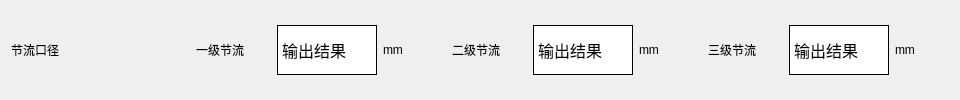
                      <widget class="QFrame" name="frame_166">
                       <property name="sizePolicy">
                        <sizepolicy hsizetype="Expanding" vsizetype="Preferred">
                         <horstretch>0</horstretch>
                         <verstretch>0</verstretch>
                        </sizepolicy>
                       </property>
                       <property name="minimumSize">
                        <size>
                         <width>900</width>
                         <height>75</height>
                        </size>
                       </property>
                       <property name="maximumSize">
                        <size>
                         <width>16777215</width>
                         <height>16777215</height>
                        </size>
                       </property>
                       <property name="styleSheet">
                        <string notr="true">border:0px</string>
                       </property>
                       <property name="frameShape">
                        <enum>QFrame::StyledPanel</enum>
                       </property>
                       <property name="frameShadow">
                        <enum>QFrame::Raised</enum>
                       </property>
                       <layout class="QHBoxLayout" name="horizontalLayout_150">
                        <property name="sizeConstraint">
                         <enum>QLayout::SetDefaultConstraint</enum>
                        </property>
                        <item>
                         <widget class="QLabel" name="label_197">
                          <property name="minimumSize">
                           <size>
                            <width>170</width>
                            <height>0</height>
                           </size>
                          </property>
                          <property name="maximumSize">
                           <size>
                            <width>150</width>
                            <height>16777215</height>
                           </size>
                          </property>
                          <property name="styleSheet">
                           <string notr="true">font: 20pt &quot;黑体&quot;; </string>
                          </property>
                          <property name="text">
                           <string>节流口径</string>
                          </property>
                         </widget>
                        </item>
                        <item>
                         <widget class="QFrame" name="frame_167">
                          <property name="sizePolicy">
                           <sizepolicy hsizetype="Expanding" vsizetype="Expanding">
                            <horstretch>0</horstretch>
                            <verstretch>0</verstretch>
                           </sizepolicy>
                          </property>
                          <property name="minimumSize">
                           <size>
                            <width>250</width>
                            <height>0</height>
                           </size>
                          </property>
                          <property name="styleSheet">
                           <string notr="true">#frame_167{
	border-radius:13px;

}</string>
                          </property>
                          <property name="frameShape">
                           <enum>QFrame::StyledPanel</enum>
                          </property>
                          <property name="frameShadow">
                           <enum>QFrame::Raised</enum>
                          </property>
                          <layout class="QHBoxLayout" name="horizontalLayout_151">
                           <property name="topMargin">
                            <number>4</number>
                           </property>
                           <property name="bottomMargin">
                            <number>4</number>
                           </property>
                           <item>
                            <widget class="QLabel" name="label_198">
                             <property name="sizePolicy">
                              <sizepolicy hsizetype="Preferred" vsizetype="Preferred">
                               <horstretch>0</horstretch>
                               <verstretch>0</verstretch>
                              </sizepolicy>
                             </property>
                             <property name="maximumSize">
                              <size>
                               <width>16777215</width>
                               <height>16777215</height>
                              </size>
                             </property>
                             <property name="styleSheet">
                              <string notr="true">font: 14pt &quot;黑体&quot;;</string>
                             </property>
                             <property name="text">
                              <string>一级节流</string>
                             </property>
                            </widget>
                           </item>
                           <item>
                            <widget class="QLabel" name="d_label_3">
                             <property name="minimumSize">
                              <size>
                               <width>100</width>
                               <height>45</height>
                              </size>
                             </property>
                             <property name="maximumSize">
                              <size>
                               <width>16777215</width>
                               <height>50</height>
                              </size>
                             </property>
                             <property name="font">
                              <font>
                               <family>宋体</family>
                               <pointsize>12</pointsize>
                               <weight>9</weight>
                               <italic>false</italic>
                               <bold>false</bold>
                              </font>
                             </property>
                             <property name="mouseTracking">
                              <bool>true</bool>
                             </property>
                             <property name="acceptDrops">
                              <bool>false</bool>
                             </property>
                             <property name="styleSheet">
                              <string notr="true">font: 75 12pt &quot;宋体&quot;;
border-bottom: 1px solid rgb(0,0,0);

border:1px inset;
background-color: rgb(255, 255, 255);</string>
                             </property>
                             <property name="text">
                              <string>输出结果</string>
                             </property>
                            </widget>
                           </item>
                           <item>
                            <widget class="QLabel" name="label_199">
                             <property name="maximumSize">
                              <size>
                               <width>45</width>
                               <height>16777215</height>
                              </size>
                             </property>
                             <property name="styleSheet">
                              <string notr="true">
font: 12pt &quot;Times New Roman&quot;;</string>
                             </property>
                             <property name="text">
                              <string>mm</string>
                             </property>
                            </widget>
                           </item>
                          </layout>
                         </widget>
                        </item>
                        <item>
                         <widget class="QFrame" name="frame_168">
                          <property name="sizePolicy">
                           <sizepolicy hsizetype="Expanding" vsizetype="Expanding">
                            <horstretch>0</horstretch>
                            <verstretch>0</verstretch>
                           </sizepolicy>
                          </property>
                          <property name="minimumSize">
                           <size>
                            <width>250</width>
                            <height>0</height>
                           </size>
                          </property>
                          <property name="styleSheet">
                           <string notr="true">#frame_168{
	border-radius:13px;

}</string>
                          </property>
                          <property name="frameShape">
                           <enum>QFrame::StyledPanel</enum>
                          </property>
                          <property name="frameShadow">
                           <enum>QFrame::Raised</enum>
                          </property>
                          <layout class="QHBoxLayout" name="horizontalLayout_152">
                           <property name="spacing">
                            <number>6</number>
                           </property>
                           <property name="topMargin">
                            <number>4</number>
                           </property>
                           <property name="rightMargin">
                            <number>9</number>
                           </property>
                           <property name="bottomMargin">
                            <number>4</number>
                           </property>
                           <item>
                            <widget class="QLabel" name="label_200">
                             <property name="sizePolicy">
                              <sizepolicy hsizetype="Preferred" vsizetype="Preferred">
                               <horstretch>0</horstretch>
                               <verstretch>0</verstretch>
                              </sizepolicy>
                             </property>
                             <property name="maximumSize">
                              <size>
                               <width>16777215</width>
                               <height>16777215</height>
                              </size>
                             </property>
                             <property name="styleSheet">
                              <string notr="true">font: 14pt &quot;黑体&quot;;</string>
                             </property>
                             <property name="text">
                              <string>二级节流</string>
                             </property>
                            </widget>
                           </item>
                           <item>
                            <widget class="QLabel" name="dd_label_3">
                             <property name="minimumSize">
                              <size>
                               <width>100</width>
                               <height>45</height>
                              </size>
                             </property>
                             <property name="maximumSize">
                              <size>
                               <width>16777215</width>
                               <height>50</height>
                              </size>
                             </property>
                             <property name="font">
                              <font>
                               <family>宋体</family>
                               <pointsize>12</pointsize>
                               <weight>9</weight>
                               <italic>false</italic>
                               <bold>false</bold>
                              </font>
                             </property>
                             <property name="styleSheet">
                              <string notr="true">font: 75 12pt &quot;宋体&quot;;
border-bottom: 1px solid rgb(0,0,0);

border:1px inset;
background-color: rgb(255, 255, 255);</string>
                             </property>
                             <property name="text">
                              <string>输出结果</string>
                             </property>
                            </widget>
                           </item>
                           <item>
                            <widget class="QLabel" name="label_201">
                             <property name="maximumSize">
                              <size>
                               <width>45</width>
                               <height>16777215</height>
                              </size>
                             </property>
                             <property name="styleSheet">
                              <string notr="true">font: 12pt &quot;Times New Roman&quot;;</string>
                             </property>
                             <property name="text">
                              <string>mm</string>
                             </property>
                            </widget>
                           </item>
                          </layout>
                         </widget>
                        </item>
                        <item>
                         <widget class="QFrame" name="frame_169">
                          <property name="sizePolicy">
                           <sizepolicy hsizetype="Expanding" vsizetype="Expanding">
                            <horstretch>0</horstretch>
                            <verstretch>0</verstretch>
                           </sizepolicy>
                          </property>
                          <property name="minimumSize">
                           <size>
                            <width>250</width>
                            <height>0</height>
                           </size>
                          </property>
                          <property name="styleSheet">
                           <string notr="true">#frame_169{
	border-radius:13px;

}</string>
                          </property>
                          <property name="frameShape">
                           <enum>QFrame::StyledPanel</enum>
                          </property>
                          <property name="frameShadow">
                           <enum>QFrame::Raised</enum>
                          </property>
                          <layout class="QHBoxLayout" name="horizontalLayout_153">
                           <property name="spacing">
                            <number>6</number>
                           </property>
                           <property name="topMargin">
                            <number>4</number>
                           </property>
                           <property name="rightMargin">
                            <number>9</number>
                           </property>
                           <property name="bottomMargin">
                            <number>4</number>
                           </property>
                           <item>
                            <widget class="QLabel" name="label_202">
                             <property name="sizePolicy">
                              <sizepolicy hsizetype="Preferred" vsizetype="Preferred">
                               <horstretch>0</horstretch>
                               <verstretch>0</verstretch>
                              </sizepolicy>
                             </property>
                             <property name="maximumSize">
                              <size>
                               <width>16777215</width>
                               <height>16777215</height>
                              </size>
                             </property>
                             <property name="styleSheet">
                              <string notr="true">font: 14pt &quot;黑体&quot;;</string>
                             </property>
                             <property name="text">
                              <string>三级节流</string>
                             </property>
                            </widget>
                           </item>
                           <item>
                            <widget class="QLabel" name="ddd_label_3">
                             <property name="sizePolicy">
                              <sizepolicy hsizetype="Preferred" vsizetype="Preferred">
                               <horstretch>0</horstretch>
                               <verstretch>0</verstretch>
                              </sizepolicy>
                             </property>
                             <property name="minimumSize">
                              <size>
                               <width>100</width>
                               <height>45</height>
                              </size>
                             </property>
                             <property name="maximumSize">
                              <size>
                               <width>16777215</width>
                               <height>50</height>
                              </size>
                             </property>
                             <property name="font">
                              <font>
                               <family>宋体</family>
                               <pointsize>12</pointsize>
                               <weight>9</weight>
                               <italic>false</italic>
                               <bold>false</bold>
                              </font>
                             </property>
                             <property name="autoFillBackground">
                              <bool>false</bool>
                             </property>
                             <property name="styleSheet">
                              <string notr="true">font: 75 12pt &quot;宋体&quot;;
border-bottom: 1px solid rgb(0,0,0);

border:1px inset;
background-color: rgb(255, 255, 255);</string>
                             </property>
                             <property name="text">
                              <string>输出结果</string>
                             </property>
                            </widget>
                           </item>
                           <item>
                            <widget class="QLabel" name="label_203">
                             <property name="maximumSize">
                              <size>
                               <width>45</width>
                               <height>16777215</height>
                              </size>
                             </property>
                             <property name="styleSheet">
                              <string notr="true">font: 12pt &quot;Times New Roman&quot;;</string>
                             </property>
                             <property name="text">
                              <string>mm</string>
                             </property>
                            </widget>
                           </item>
                          </layout>
                         </widget>
                        </item>
                       </layout>
                      </widget>
